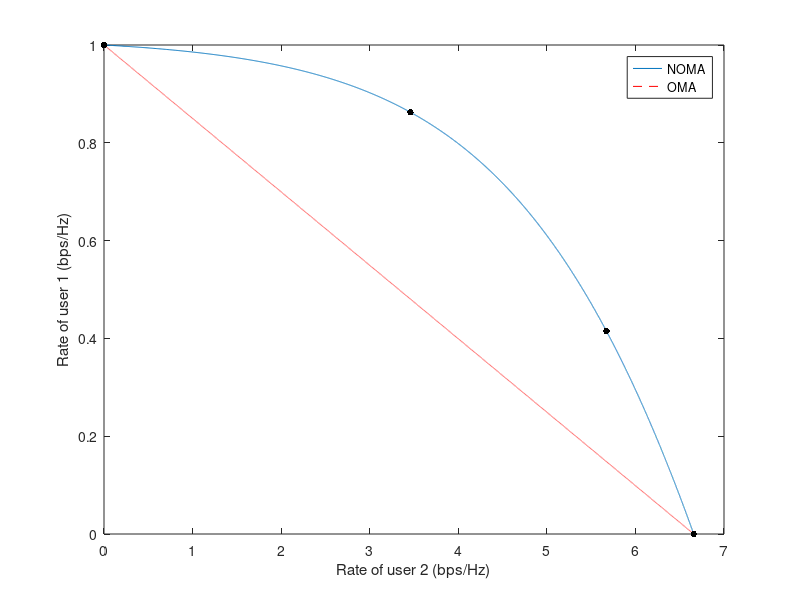

This chart was generated by the following MATLAB code: (Note: this script raises an error after producing the figure.)
h1 = 1; % 0dB
h2 = 10; % 20dB

R1_NOMA = [];
R2_NOMA = [];
R1_MAX_OMA = [];
R2_MAX_OMA = [];

for a1 = 0:0.0001:1
    a2 = 1 - a1;
    W = a1;
    R1_NOMA(end+1) = log2(  1 + (a1*(h1^2))/(a2*(h1^2) + 1)  );
    R2_NOMA(end+1) = log2(  1 + (a2*(h2^2))/(1)  );
    
    % Bandwidth proportional to power allocated
    R1_MAX_OMA(end+1) = (W)*log2( 1 + (a1*(h1^2))/W );
    R2_MAX_OMA(end+1) = (1-W)*log2( 1 + (a2*(h2^2))/(1-W) );
end

a1 = 0:0.0001:1;
p1 = 1;
p2 = find(a1 == 0.5);
p3 = find(a1 == 0.9);
p4 = find(a1 == 1);

plot(R2_NOMA, R1_NOMA);
hold
plot(R2_MAX_OMA, R1_MAX_OMA, "Color", 'red', 'LineStyle','--');
xlabel('Rate of user 2 (bps/Hz)');
ylabel('Rate of user 1 (bps/Hz)');
plot([R2_NOMA(p1) R2_NOMA(p2) R2_NOMA(p3) R2_NOMA(p4)], [R1_NOMA(p1) R1_NOMA(p2) R1_NOMA(p3) R1_NOMA(p4)], 'k.', 'MarkerSize',15)
legend('NOMA', 'OMA');
labelpoints([R2_NOMA(p1) R2_NOMA(p2) R2_NOMA(p3) R2_NOMA(p4)], [R1_NOMA(p1) R1_NOMA(p2) R1_NOMA(p3) R1_NOMA(p4)], {'α_1 = 0', 'α_1 = 0.5', 'α_1 = 0.9', 'α_1 = 1'}, 'NE', 0.2, 1, 'interpreter', 'latex');
grid on